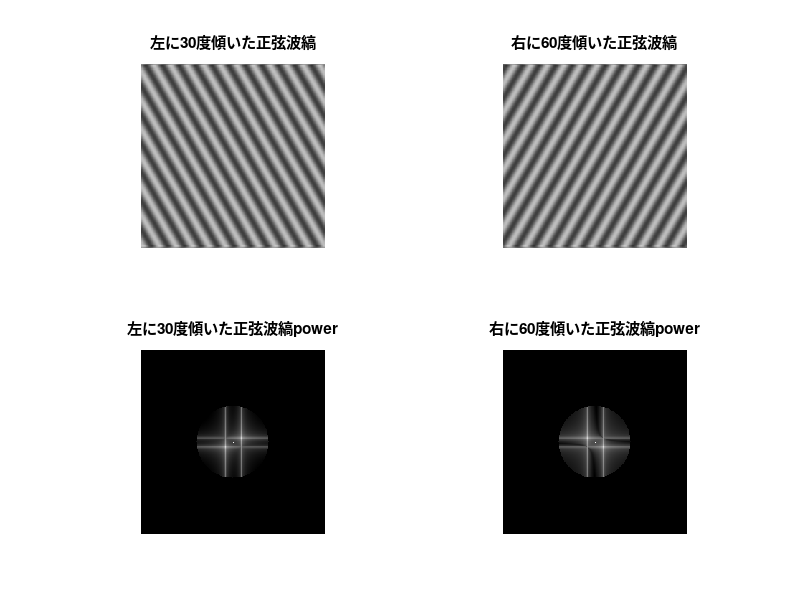
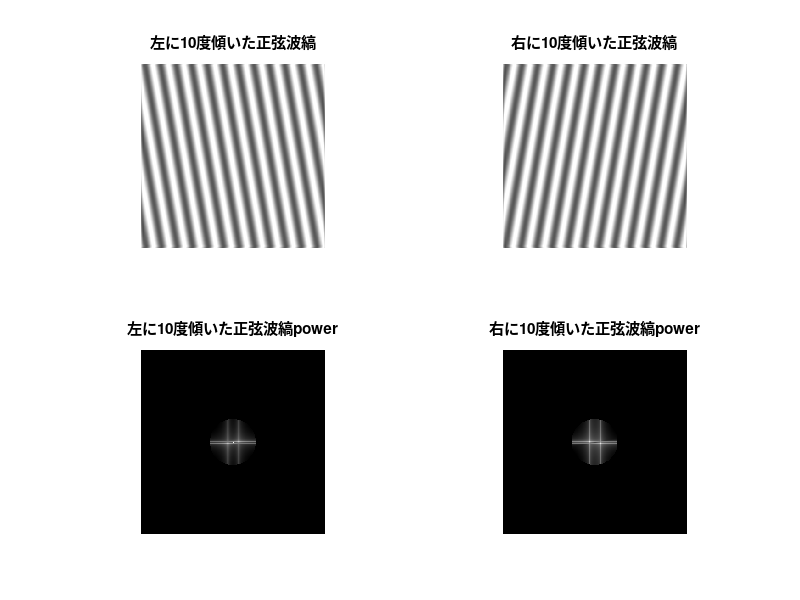
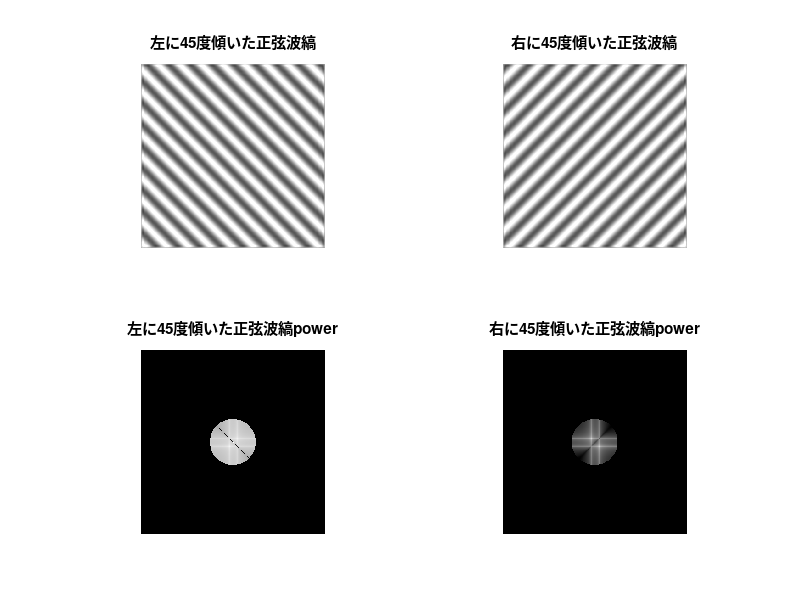
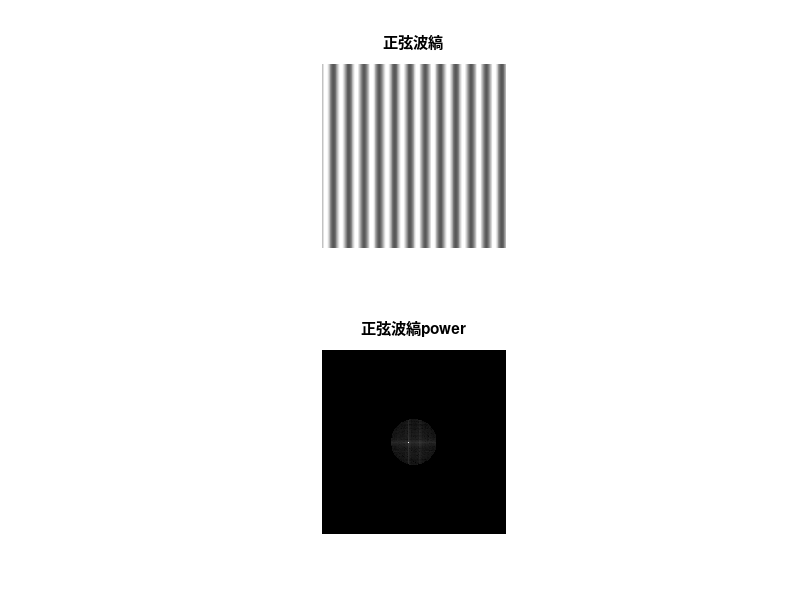

The MATLAB source for these figures, in order:
clear;
close all;

height = 256;
width = 256;

%def vals
contrast = 0.5;
freq = 0.05;
phiLeft30 = 150*(pi/180);
phiRight60 = 210*(pi/180);
avgBright = 255/2;

%predefine
phSinWavePhiLeft30 = zeros(height, width);
phSinWavePhiRight60 = zeros(height, width);


for k = 1:height
    for l = 1:width
        %dc included
        phSinWavePhiLeft30(k,l) = avgBright * (1 + contrast * sin(2*pi*freq*(k*sin(phiLeft30) + l*cos(phiLeft30))));
        phSinWavePhiRight60(k,l) = avgBright * (1 + contrast * sin(2*pi*freq*(k*sin(phiRight60) + l*cos(phiRight60))));
    end
end

%define lpf
lpf = ones(height, width);
passRange = 50;
for k = 1:height
    for l = 1:width
        d = sqrt((l-width/2)^2 + (k-height/2)^2);
        if(d > passRange)
            lpf(k, l) = 0;
        end
    end
end

%img -> freq
swpl30Freq = fft2(phSinWavePhiLeft30);
swpl30FreqShifted = fftshift(swpl30Freq);
swpr60Freq = fft2(phSinWavePhiRight60);
swpr60FreqShifted = fftshift(swpr60Freq);

%apply lpf
swpl30FreqFiltered = lpf .* swpl30FreqShifted;
filteredPower1 = abs(swpl30FreqFiltered).^2;
swpr60FreqFiltered = lpf .* swpr60FreqShifted;
filteredPower2 = abs(swpr60FreqFiltered).^2;

%get power
swpl30Power = abs(swpl30FreqFiltered).^2;
swpr60Power = abs(swpr60FreqFiltered).^2;

%freq -> img
swpl30 = ifftshift(swpl30FreqFiltered);
swpl30 = ifft2(swpl30);
swpl30 = real(swpl30);

swpr60 = ifftshift(swpr60FreqFiltered);
swpr60 = ifft2(swpr60);
swpr60 = real(swpr60);

%figure from here, no scaling(average bright = half of maximum bright)
figure();
    subplot(2,2,1);
    colormap(gray(256));
    image(swpl30);
    title('左に30度傾いた正弦波縞');
    axis off;
    axis image;
    
    subplot(2,2,2);
    colormap(gray(256));
    image(swpr60);
    title('右に60度傾いた正弦波縞');
    axis off;
    axis image;
    
    subplot(2,2,3);
    colormap(gray);
    imagesc(log(filteredPower1));
    title('左に30度傾いた正弦波縞power');
    axis off;
    axis image;
    
    subplot(2,2,4);
    colormap(gray);
    imagesc(log(filteredPower2));
    title('右に60度傾いた正弦波縞power');
    axis off;
    axis image;

%%%%%%%%%%%%%%%%%%%%%make img of next task%%%%%%%%%%%%%%%%%%%%%%%%
clear;

height = 400;
width = 400;

%[x,y] = meshgrid(-149:150,150:-1:-149);

%def vals
contrast = 0.5;
freq = 0.03;
phiLeft10 = 170*(pi/180);
phiRight10 = 190*(pi/180);
phiLeft45 = 135*(pi/180);
phiRight45 = 225*(pi/180);
phi0 = 360 * (pi/180);
avgBright = 255*0.7;

%predefine
phSinWavePhiLeft10 = zeros(height, width);
phSinWavePhiRight10 = zeros(height, width);

phSinWavePhiLeft45 = zeros(height, width);
phSinWavePhiRight45 = zeros(height, width);

phSinWavePhi0 = zeros(height, width);

for k = 1:height
    for l = 1:width
        %def sin wave
        phSinWavePhiLeft10(k,l) = avgBright * (1 + contrast * sin(2*pi*freq*(k*sin(phiLeft10) + l*cos(phiLeft10))));
        phSinWavePhiRight10(k,l) = avgBright * (1 + contrast * sin(2*pi*freq*(k*sin(phiRight10) + l*cos(phiRight10))));
        
        phSinWavePhiLeft45(k,l) = avgBright * (1 + contrast * sin(2*pi*freq*(k*sin(phiLeft45) + l*cos(phiLeft45))));
        phSinWavePhiRight45(k,l) = avgBright * (1 + contrast * sin(2*pi*freq*(k*sin(phiRight45) + l*cos(phiRight45))));
        
        phSinWavePhi0(k, l) = avgBright * (1 + contrast * sin(2*pi*freq*(k*sin(phi0) + l*cos(phi0))));
    end
end

%define lpf
lpf = ones(height, width);
passRange = 50;
for k = 1:height
    for l = 1:width
        d = sqrt((l-width/2)^2 + (k-height/2)^2);
        if(d > passRange)
            lpf(k, l) = 0;
        end
    end
end

%img -> freq
    %+-10deg
    swpl10Freq = fft2(phSinWavePhiLeft10);
    swpl10FreqShifted = fftshift(swpl10Freq);
    swpr10Freq = fft2(phSinWavePhiRight10);
    swpr10FreqShifted = fftshift(swpr10Freq);
    
    %+-45deg
    swpl45Freq = fft2(phSinWavePhiLeft45);
    swpl45FreqShifted = fftshift(swpl45Freq);
    swpr45Freq = fft2(phSinWavePhiRight45);
    swpr45FreqShifted = fftshift(swpr45Freq);
    
    %+-0deg
    swp0Freq = fft2(phSinWavePhi0);
    swp0FreqShifted = fftshift(swp0Freq);

%apply lpf
    %+-10deg
    swpl10FreqFiltered = lpf .* swpl10FreqShifted;
    filteredPower101 = abs(swpl10FreqFiltered).^2;
    swpr10FreqFiltered = lpf .* swpr10FreqShifted;
    filteredPower102 = abs(swpr10FreqFiltered).^2;
    
    %+-45deg
    swpl45FreqFiltered = lpf .* swpl45FreqShifted;
    filteredPower451 = abs(swpl45FreqFiltered).^2;
    swpr45FreqFiltered = lpf .* swpr45FreqShifted;
    filteredPower452 = abs(swpr45FreqFiltered).^2;
    
    %+-0deg
    swp0FreqFiltered = lpf .* swp0FreqShifted;
    filteredPower0 = abs(swp0FreqFiltered).^2;
    
%freq -> img
    %+-10deg
    swpl10 = ifftshift(swpl10FreqFiltered);
    swpl10 = ifft2(swpl10);
    swpl10 = real(swpl10);
    swpr10 = ifftshift(swpr10FreqFiltered);
    swpr10 = ifft2(swpr10);
    swpr10 = real(swpr10);
    
    %+-45deg
    swpl45 = ifftshift(swpl45FreqFiltered);
    swpl45 = ifft2(swpl45);
    swpl45 = real(swpl45);
    swpr45 = ifftshift(swpr45FreqFiltered);
    swpr45 = ifft2(swpr45);
    swpr45 = real(swpr45);
    
    %+-0deg
    swp0 = ifftshift(swp0FreqFiltered);
    swp0 = ifft2(swp0);
    swp0 = real(swp0);

%figure from here, no scaling(average bright = half of maximum bright)
figure('Name', '+-10deg');
    subplot(2,2,1);
    colormap(gray(256));
    image(swpl10);
    title('左に10度傾いた正弦波縞');
    axis off;
    axis image;

    subplot(2,2,2);
    colormap(gray(256));
    image(swpr10);
    title('右に10度傾いた正弦波縞');
    axis off;
    axis image;
    
    subplot(2,2,3);
    colormap(gray);
    imagesc(log(filteredPower101));
    title('左に10度傾いた正弦波縞power');
    axis off;
    axis image;
    
    subplot(2,2,4);
    colormap(gray);
    imagesc(log(filteredPower102));
    title('右に10度傾いた正弦波縞power');
    axis off;
    axis image;

figure('Name', '+-45deg');
    subplot(2,2,1);
    colormap(gray(256));
    image(swpl45);
    title('左に45度傾いた正弦波縞');
    axis off;
    axis image;

    subplot(2,2,2);
    colormap(gray(256));
    image(swpr45);
    title('右に45度傾いた正弦波縞');
    axis off;
    axis image;
    
    subplot(2,2,3);
    colormap(gray);
    imagesc(log(filteredPower451));
    title('左に45度傾いた正弦波縞power');
    axis off;
    axis image;
    
    subplot(2,2,4);
    colormap(gray);
    imagesc(log(filteredPower452));
    title('右に45度傾いた正弦波縞power');
    axis off;
    axis image;
    
figure('Name', '+-0deg');
    subplot(2,1,1);
    colormap(gray(256));
    image(swp0);
    title('正弦波縞');
    axis off;
    axis image;

    subplot(2,1,2);
    colormap(gray(256));
    imagesc(log(filteredPower0));
    title('正弦波縞power');
    axis off;
    axis image;
    

 
